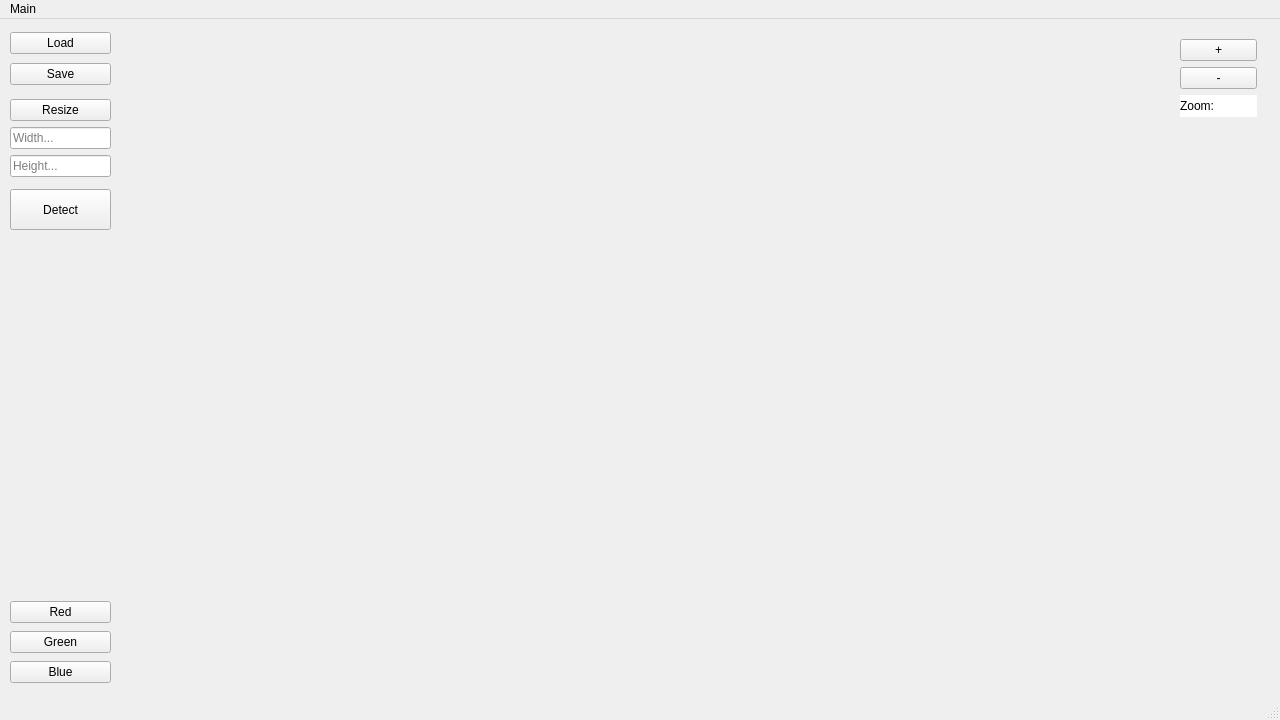
<?xml version="1.0" encoding="UTF-8"?>
<ui version="4.0">
 <class>MainWindow</class>
 <widget class="QMainWindow" name="MainWindow">
  <property name="geometry">
   <rect>
    <x>0</x>
    <y>0</y>
    <width>1280</width>
    <height>720</height>
   </rect>
  </property>
  <property name="minimumSize">
   <size>
    <width>1280</width>
    <height>720</height>
   </size>
  </property>
  <property name="maximumSize">
   <size>
    <width>1280</width>
    <height>720</height>
   </size>
  </property>
  <property name="windowTitle">
   <string>MainWindow</string>
  </property>
  <property name="styleSheet">
   <string notr="true"/>
  </property>
  <widget class="QWidget" name="centralwidget">
   <property name="sizePolicy">
    <sizepolicy hsizetype="Preferred" vsizetype="Preferred">
     <horstretch>0</horstretch>
     <verstretch>0</verstretch>
    </sizepolicy>
   </property>
   <property name="autoFillBackground">
    <bool>false</bool>
   </property>
   <property name="styleSheet">
    <string notr="true"/>
   </property>
   <widget class="QLabel" name="label">
    <property name="enabled">
     <bool>true</bool>
    </property>
    <property name="geometry">
     <rect>
      <x>120</x>
      <y>10</y>
      <width>1151</width>
      <height>650</height>
     </rect>
    </property>
    <property name="text">
     <string/>
    </property>
   </widget>
   <widget class="QPushButton" name="pushButton_9">
    <property name="geometry">
     <rect>
      <x>10</x>
      <y>170</y>
      <width>101</width>
      <height>41</height>
     </rect>
    </property>
    <property name="text">
     <string>Detect</string>
    </property>
   </widget>
   <widget class="QWidget" name="layoutWidget">
    <property name="geometry">
     <rect>
      <x>10</x>
      <y>10</y>
      <width>101</width>
      <height>61</height>
     </rect>
    </property>
    <layout class="QGridLayout" name="gridLayout">
     <item row="0" column="0">
      <widget class="QPushButton" name="pushButton">
       <property name="text">
        <string>Load</string>
       </property>
      </widget>
     </item>
     <item row="1" column="0">
      <widget class="QPushButton" name="pushButton_2">
       <property name="text">
        <string>Save</string>
       </property>
      </widget>
     </item>
    </layout>
   </widget>
   <widget class="QWidget" name="layoutWidget">
    <property name="geometry">
     <rect>
      <x>10</x>
      <y>580</y>
      <width>101</width>
      <height>86</height>
     </rect>
    </property>
    <layout class="QVBoxLayout" name="verticalLayout">
     <item>
      <widget class="QPushButton" name="pushButton_4">
       <property name="text">
        <string>Red</string>
       </property>
      </widget>
     </item>
     <item>
      <widget class="QPushButton" name="pushButton_5">
       <property name="text">
        <string>Green</string>
       </property>
      </widget>
     </item>
     <item>
      <widget class="QPushButton" name="pushButton_6">
       <property name="text">
        <string>Blue</string>
       </property>
      </widget>
     </item>
    </layout>
   </widget>
   <widget class="QWidget" name="layoutWidget">
    <property name="geometry">
     <rect>
      <x>10</x>
      <y>80</y>
      <width>101</width>
      <height>81</height>
     </rect>
    </property>
    <layout class="QVBoxLayout" name="verticalLayout_2">
     <item>
      <widget class="QPushButton" name="pushButton_3">
       <property name="text">
        <string>Resize</string>
       </property>
      </widget>
     </item>
     <item>
      <widget class="QLineEdit" name="lineEdit">
       <property name="text">
        <string/>
       </property>
       <property name="placeholderText">
        <string>Width...</string>
       </property>
      </widget>
     </item>
     <item>
      <widget class="QLineEdit" name="lineEdit_2">
       <property name="text">
        <string/>
       </property>
       <property name="placeholderText">
        <string>Height...</string>
       </property>
      </widget>
     </item>
    </layout>
   </widget>
   <widget class="QWidget" name="layoutWidget">
    <property name="geometry">
     <rect>
      <x>1180</x>
      <y>20</y>
      <width>77</width>
      <height>78</height>
     </rect>
    </property>
    <layout class="QVBoxLayout" name="verticalLayout_3">
     <item>
      <widget class="QPushButton" name="pushButton_7">
       <property name="styleSheet">
        <string notr="true"/>
       </property>
       <property name="text">
        <string>+</string>
       </property>
      </widget>
     </item>
     <item>
      <widget class="QPushButton" name="pushButton_8">
       <property name="text">
        <string>-</string>
       </property>
      </widget>
     </item>
     <item>
      <widget class="QLabel" name="label_2">
       <property name="styleSheet">
        <string notr="true">background-color:#fff;</string>
       </property>
       <property name="text">
        <string>Zoom:</string>
       </property>
      </widget>
     </item>
    </layout>
   </widget>
  </widget>
  <widget class="QMenuBar" name="menubar">
   <property name="geometry">
    <rect>
     <x>0</x>
     <y>0</y>
     <width>1280</width>
     <height>22</height>
    </rect>
   </property>
   <widget class="QMenu" name="menuMain">
    <property name="title">
     <string>Main</string>
    </property>
   </widget>
   <addaction name="menuMain"/>
  </widget>
  <widget class="QStatusBar" name="statusbar"/>
 </widget>
 <resources/>
 <connections>
  <connection>
   <sender>pushButton</sender>
   <signal>clicked()</signal>
   <receiver>label</receiver>
   <slot>update()</slot>
   <hints>
    <hint type="sourcelabel">
     <x>400</x>
     <y>477</y>
    </hint>
    <hint type="destinationlabel">
     <x>400</x>
     <y>207</y>
    </hint>
   </hints>
  </connection>
  <connection>
   <sender>lineEdit</sender>
   <signal>textChanged(QString)</signal>
   <receiver>MainWindow</receiver>
   <slot>show()</slot>
   <hints>
    <hint type="sourcelabel">
     <x>50</x>
     <y>552</y>
    </hint>
    <hint type="destinationlabel">
     <x>399</x>
     <y>299</y>
    </hint>
   </hints>
  </connection>
 </connections>
</ui>
